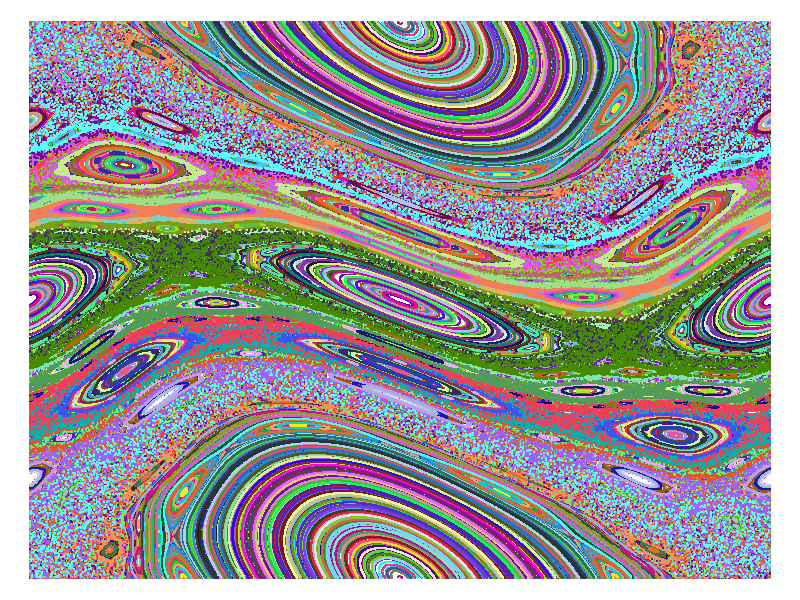

The R source for this figure: (Note: a time limit stopped this script after it produced the figure.)
###########################################################
# Class that calculates a p phase space of a kicked rotor
# http://www.r-bloggers.com/phase-space-plot-of-the-kicked-rotor/
###########################################################

smap<-function(t,l) {
    K<- 1
    for ( i in seq(1e4) ) { 
        t[i+1]<- (t[i]+l[i]) %% (2*pi)
        l[i+1]<- (l[i]+K*sin(t[i+1])) %% (2*pi)
    }   
    cbind(t,l)
}

par(mar=rep(0,4))
plot(NULL,xlim=c(0,2*pi),ylim=c(0,2*pi),axes=F,xlab="",ylab="")
for (i in seq(10000) ) { 
    t<-c(runif(1)*2*pi,runif(1)*2*pi)
    m<-smap( t[1],t[2] )
    points(m[,1],m[,2],col=rgb(runif(1),runif(1),runif(1)) ,pch=".",cex=2)
}
